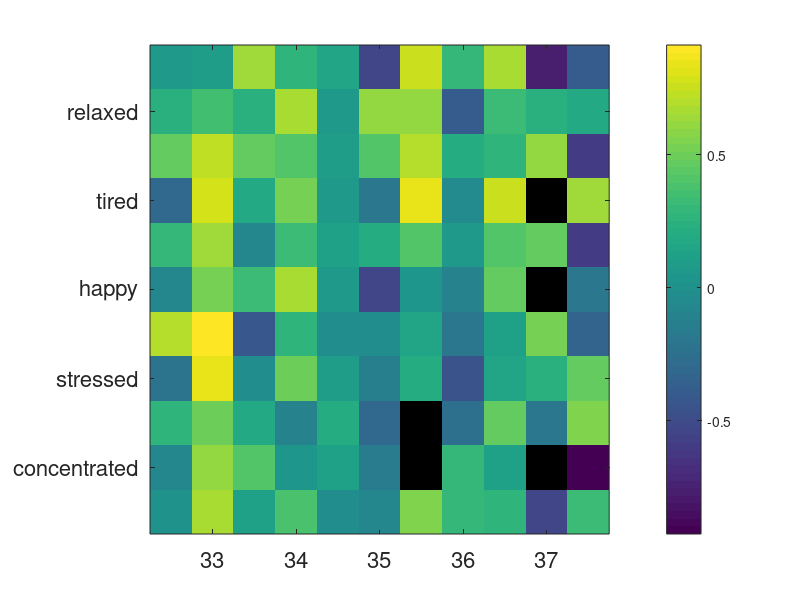
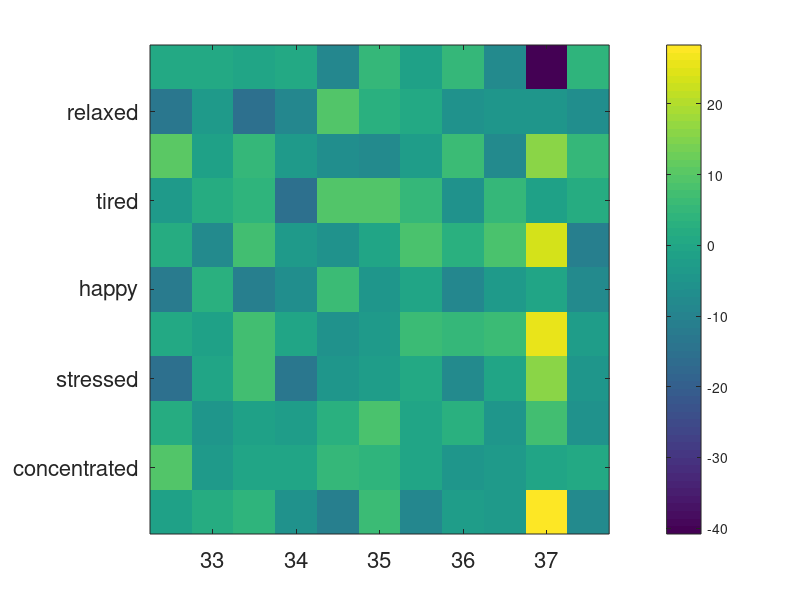

Here is the MATLAB script that generated these plots, in order:
% the correlation and diffference between ESM and DRM ratings of same emotion
% compare between the matched item pairs
% r_ofvalue: correlation between esm and drm ratings of emotion k from subject i 
% delta_e:  difference between esm and drm ratings of emotion k from subject i 
load('match');
load('PandP');
%% calculate individual r and delta_e
n = length(matched2.idindex);
r_ofvalue = zeros(12,n);
% trait = zeros(12, n);
delta_e = zeros(12,n);
for i = 1 : n
    index = find(matched2.id == matched2.idindex(i));
    r_ofvalue(1,i) = matched2.idindex(i);
    delta_e(1,i) = matched2.idindex(i);
%       trait(1,i) = matched2.idindex(i);
    for k = 1 : 11
                eval(['esm = matched2.Q',num2str(k+20),'(index);']);
                eval(['drm = matched2.Q',num2str(k+64),'(index);']);   
                r_ofvalue(k+1, i) = corr(esm',drm');
                delta_e(k+1, i) = mean(esm-drm);
    end
%     trait(2,i) = PandP.TWS(find(PandP.TWS(:,1) == matched2.idindex(i)),2);
%     trait(3,i) = PandP.O(find(PandP.O(:,1) == matched2.idindex(i)),2);
%     trait(4,i) = PandP.RAT(find(PandP.RAT(:,1) == matched2.idindex(i)),2);
%     trait(5:7,i) = PandP.div(find(PandP.div(:,1) == matched2.idindex(i)),2:4)';
%     trait(8:12,i) = PandP.BFI(find(PandP.BFI(:,1) == matched2.idindex(i)),2:6)';
%     
end
%% examnation of correlation coefficient
z_r_ofvalue = 1/2 * log( (1 + r_ofvalue(2:end, :)) ./ (1 - r_ofvalue(2:end, :)) );
h = zeros(1, 11);
p = zeros(1, 11);
ci = zeros(2, 11);
t = zeros(1, 11);
df = zeros(1, 11);
sd = zeros(1, 11);
for k = 1 : 11
[h(1,k), p(1,k), ci(:,k), stats] = ttest(z_r_ofvalue(k,:)', 0,'tail', 'right');
t(1,k) = stats.tstat;
df(1,k) = stats.df;
sd(1,k) = stats.sd;
end
% color map presentation
figure;
x = matched2.idindex;
y = {'relaxed', 'tired', 'happy', 'stressed', 'concentrated', 'sleepy', 'creative', 'active', 'angry', 'depressed', 'interested'};
imagesc(r_ofvalue(2 : end, :));
set(gca,'xticklabel', x, 'FontSize',16);
set(gca,'yticklabel', y, 'FontSize',16);
colorbar;

%% examnation of delta_e

h_e = zeros(1, 11);
p_e = zeros(1, 11);
ci_e = zeros(2, 11);
t_e = zeros(1, 11);
df_e = zeros(1, 11);
sd_e = zeros(1, 11);
for k = 1 : 11
[h_e(1,k), p_e(1,k), ci_e(:,k), stats] = ttest(delta_e(k+1,:)');
t_e(1,k) = stats.tstat;
df_e(1,k) = stats.df;
sd_e(1,k) = stats.sd;
end
% color map presentation
figure;
imagesc(delta_e(2 : end, :));
set(gca,'xticklabel', x, 'FontSize',16);
set(gca,'yticklabel', y, 'FontSize',16);
colorbar;
save corresult1 r_ofvalue
